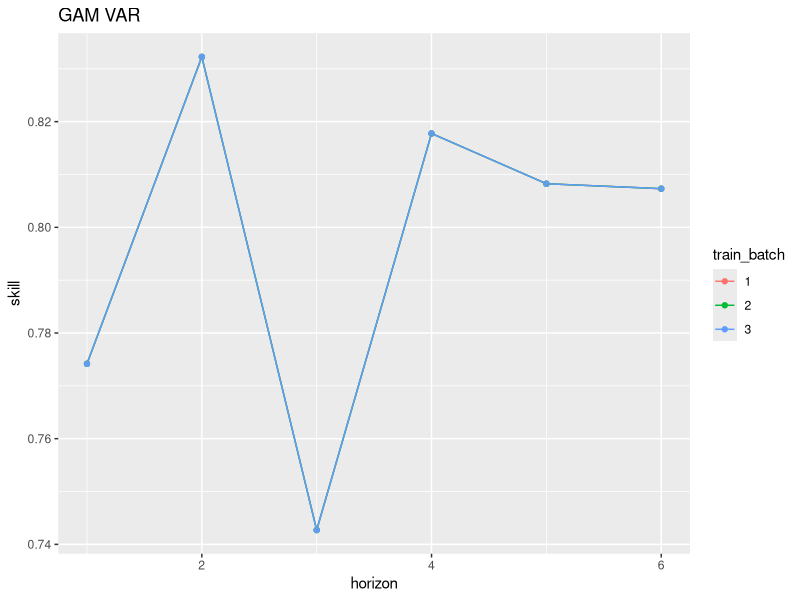

Write R code to recreate this figure. (Note: this script raises an error after producing the figure.)
library(dplyr)
library(ggplot2)
library(patchwork)

skills = read.csv("./case_study/model_skills.csv", stringsAsFactors = FALSE)
skills$train_batch = as.factor(skills$train_batch)

plot_skills_by_start = function(data, sp){
p1 =  ggplot(data = filter(data, species == sp & model_type == "gam_var_scores"), aes(horizon, skill, color=train_batch)) + 
  geom_point() + geom_line() + ggtitle("GAM VAR")
p2 =  ggplot(data = filter(data, species == sp & model_type == "gam_ar_scores"), aes(horizon, skill, color=train_batch)) + 
  geom_point() + geom_line() + ggtitle("GAM AR")
p3 = ggplot(data = filter(data, species == sp & model_type == "ar_scores"), aes(horizon, skill, color=train_batch)) + 
  geom_point() + geom_line() + ggtitle("AR")
# p4 = ggplot(data = filter(data, species == sp & model_type == "linear_mintemp_scores"), aes(horizon, skill, color=train_batch)) + 
#   geom_point() + geom_line() + ggtitle("Linear Mintemp")

patchwork = (p1 | p2 | p3)
patchwork + plot_annotation(title = sp)
}
sp = "DM"
data1 = read.csv("./case_study/model_skills.csv", stringsAsFactors = FALSE)
data1$train_batch = as.factor(data1$train_batch)
p1 =  ggplot(data = filter(data1, species == sp & model_type == "gam_var_scores"), aes(horizon, skill, color=train_batch)) + 
  geom_point() + geom_line() + ggtitle("GAM VAR")
p2 =  ggplot(data = filter(data, species == sp & model_type == "gam_ar_scores"), aes(horizon, skill, color=train_batch)) + 
  geom_point() + geom_line() + ggtitle("GAM AR")
p3 = ggplot(data = filter(data, species == sp & model_type == "ar_scores"), aes(horizon, skill, color=train_batch)) + 
  geom_point() + geom_line() + ggtitle("AR")
patchwork = (p1 | p2 | p3)
patchwork + plot_annotation(title = sp)
p1
plot_skills_by_start(skills, "DM")

data = skills |> group_by(model_type, species, horizon) |> summarise(mean_skill = mean(skill), 
                                                                   sd_value = sd(skill))
# plot_skills_by_species = 
sp = "DM"
ggplot(data = filter(data, species == sp), aes(horizon, mean_skill, color=model_type)) + 
  geom_point() + geom_line() + ggtitle(sp)
p1  

data = skills
sp = "DM"
species_gamvar = data |> filter(species == sp & model_type == "gam_var_scores")
ggplot(data = species_gamvar, aes(horizon, skill, color=train_batch)) + 
  geom_point() + geom_line() + ggtitle("GAM VAR")

p2 =  ggplot(data = filter(data, species == sp & model_type == "gam_ar_scores"), aes(horizon, skill, color=train_batch)) + 
  geom_point() + geom_line() + ggtitle("GAM AR")
p3 = ggplot(data = filter(data, species == sp & model_type == "ar_scores"), aes(horizon, skill, color=train_batch)) + 
  geom_point() + geom_line() + ggtitle("AR")
